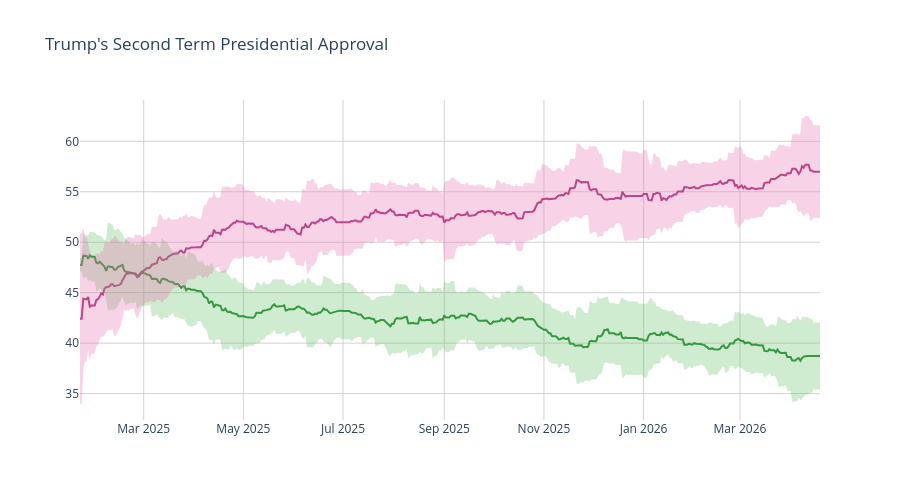

The cell this chart's notebook holds for it:
### Code cell
disappr_ci_hex = "#e86eaf"
appr_ci_hex = "#60be65"
disappr_ci_rgba = "rgba(232, 110, 175, 0.3)"
appr_ci_rgba = "rgba(96, 190, 101, 0.3)"
grid_col = "#d4d2d2"


# Approve
fig = go.Figure(go.Scatter(
    x=pres['end_date'],
    y=pres['approve'],
    hovertemplate="%{y:.2f}%",
    name="<b>Approve</b>",
    line=dict(color="#228833"),
    showlegend=False
))

# Disapprove
fig.add_trace(go.Scatter(
    x=pres['end_date'],
    y=pres['disapprove'],
    hovertemplate="%{y:.2f}%",
    name="<b>Disapprove</b>",
    line=dict(color="#aa3377"),
    showlegend=False
    )
)

# Approve CI
fig.add_traces([

    # Upper bound
    go.Scatter(
        x=pres['end_date'],
        y=pres['approve_upper_ci'],
        marker=dict(color=appr_ci_hex),
        line=dict(width=0),
        mode='lines',
        showlegend=False,
        hoverinfo="skip"
    ),

    # Lower bound
    go.Scatter(
        x=pres['end_date'],
        y=pres['approve_lower_ci'],
        marker=dict(color=appr_ci_hex),
        line=dict(width=0),
        mode='lines',
        fillcolor=appr_ci_rgba,
        fill="tonexty",
        showlegend=False,
        hoverinfo="skip"
    )
])

# Disapprove CI
fig.add_traces([

    # Upper bound
    go.Scatter(
        x=pres['end_date'],
        y=pres['disapprove_upper_ci'],
        marker=dict(color=disappr_ci_hex),
        line=dict(width=0),
        mode='lines',
        showlegend=False,
        hoverinfo="skip"
    ),

    # Lower bound
    go.Scatter(
        x=pres['end_date'],
        y=pres['disapprove_lower_ci'],
        marker=dict(color=disappr_ci_hex),
        line=dict(width=0),
        mode='lines',
        fillcolor=disappr_ci_rgba,
        fill="tonexty",
        showlegend=False,
        hoverinfo="skip"
    )
])

fig.update_layout(
    title=dict(text="Trump's Second Term Presidential Approval"),
    hovermode="x"
)

fig.update_xaxes(gridcolor=grid_col)
fig.update_yaxes(gridcolor=grid_col)

fig.update_layout(hovermode="x", hoverlabel_align="right", plot_bgcolor="rgba(0, 0, 0, 0)", height=500)
fig.show()

### Figure 1 — Plotly figure (JSON) as saved in the notebook; plotly's stock layout.template omitted (floating-point values rounded to 4 significant figures; data arrays with more than 128 entries replaced by an {"elided": "..."} marker saying what was removed)
{"data": [{"hovertemplate": "%{y:.2f}%", "line": {"color": "#228833"}, "name": "<b>Approve</b>", "showlegend": false, "type": "scatter", "x": {"elided": "454 str values"}, "y": {"elided": "454 float values"}}, {"hovertemplate": "%{y:.2f}%", "line": {"color": "#aa3377"}, "name": "<b>Disapprove</b>", "showlegend": false, "type": "scatter", "x": {"elided": "454 str values"}, "y": {"elided": "454 float values"}}, {"hoverinfo": "skip", "line": {"width": 0}, "marker": {"color": "#60be65"}, "mode": "lines", "showlegend": false, "type": "scatter", "x": {"elided": "454 str values"}, "y": {"elided": "454 float values"}}, {"fill": "tonexty", "fillcolor": "rgba(96, 190, 101, 0.3)", "hoverinfo": "skip", "line": {"width": 0}, "marker": {"color": "#60be65"}, "mode": "lines", "showlegend": false, "type": "scatter", "x": {"elided": "454 str values"}, "y": {"elided": "454 float values"}}, {"hoverinfo": "skip", "line": {"width": 0}, "marker": {"color": "#e86eaf"}, "mode": "lines", "showlegend": false, "type": "scatter", "x": {"elided": "454 str values"}, "y": {"elided": "454 float values"}}, {"fill": "tonexty", "fillcolor": "rgba(232, 110, 175, 0.3)", "hoverinfo": "skip", "line": {"width": 0}, "marker": {"color": "#e86eaf"}, "mode": "lines", "showlegend": false, "type": "scatter", "x": {"elided": "454 str values"}, "y": {"elided": "454 float values"}}], "layout": {"height": 500, "hoverlabel": {"align": "right"}, "hovermode": "x", "plot_bgcolor": "rgba(0, 0, 0, 0)", "title": {"text": "Trump's Second Term Presidential Approval"}, "xaxis": {"gridcolor": "#d4d2d2"}, "yaxis": {"gridcolor": "#d4d2d2"}}}
